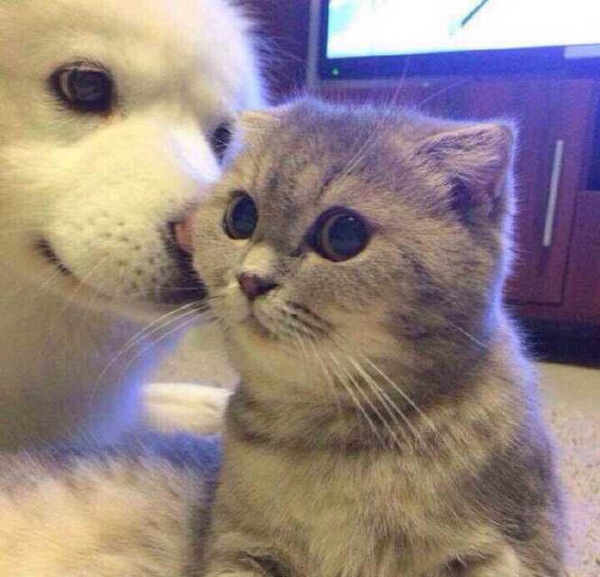
#> input picture FEIP/pics/ad.jpg, 600 x 577 px
$ python img_basic_handle.py   (older library calls are emulated)
#> lines starting #> are read from the running program, lines starting #| are printed output that depends on the picture
import numpy as np
import cv2
import matplotlib.pyplot as plt
import copy
import time
from scipy.ndimage import convolve as conv

def get_size(img):
	return list(img.shape)[:2]

# [16 lines left out: functions histogram1, histogram, not called in this run]
	# [13 lines of commented-out code are left out]

def point_operator(img, func, *args):
	f = np.vectorize(func)
	return np.uint8(f(img, *args))

# [10 lines of commented-out code are left out]

# [39 lines left out: functions histogram_normalization, histogram_equalization, not called in this run]


# [9 lines of commented-out code are left out]

def uniformed_thresholding(img, threshold):
	func = lambda x, threshold: 0 if x < threshold else 255
	return point_operator(img, func, threshold)

# [50 lines left out: functions ostu_thresholding, convolve1, convolve2, not called in this run]

def convolve(img, template):
	return conv(img, template)
# [14 lines of commented-out code are left out]


# [134 lines left out: functions average, gaussian_operator, get_med, medium_operator, time_medium_operator, trun_med_operator and 1 more, not called in this run]

# [4 lines of commented-out code are left out]


if __name__ == '__main__':
	img = cv2.imread('../pics/ad.jpg', 0)
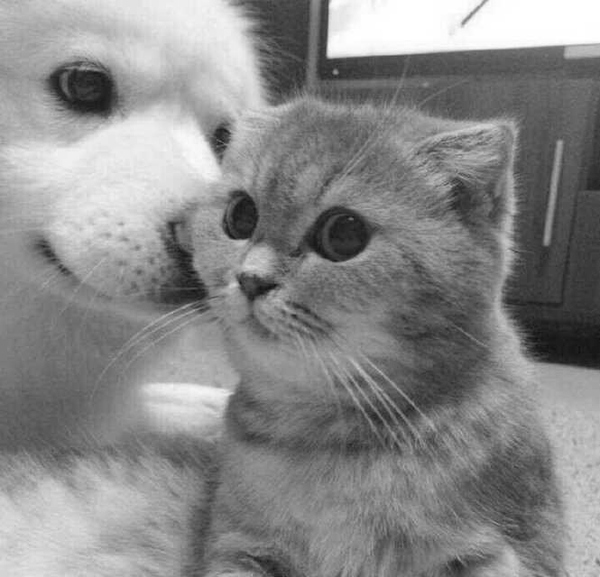
#> img: shape (577, 600); min 15, max 255, mean 137
	# print(img)
	cv2.imshow('img', img)

# [143 lines of commented-out code are left out]
#> (the run stopped early here; a loop or call above may not have finished)

$ run again, with FEIP/pics/a.jpg copied over FEIP/pics/ad.jpg
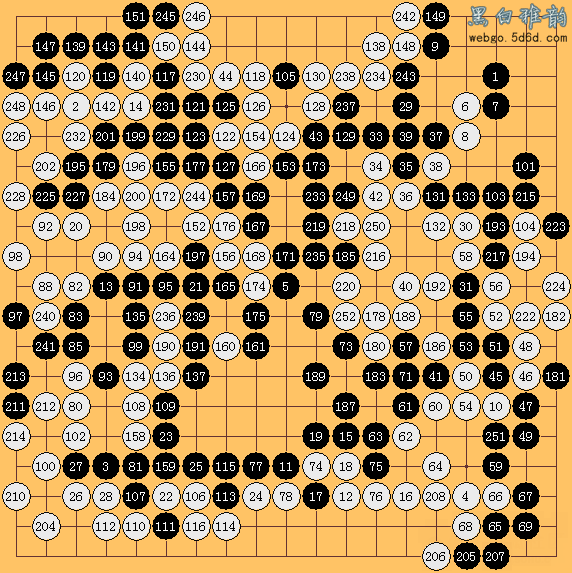
#> input picture FEIP/pics/a.jpg, 572 x 573 px
#> `img = cv2.imread('../pics/ad.jpg', 0)`:
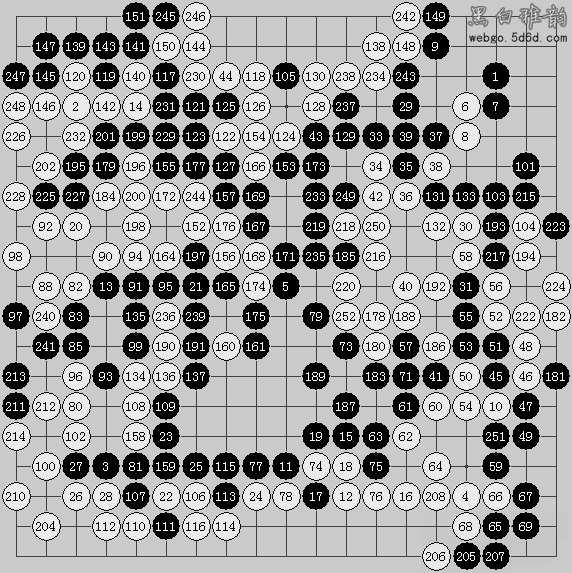
#> img: shape (573, 572); min 0, max 255, mean 156.9
